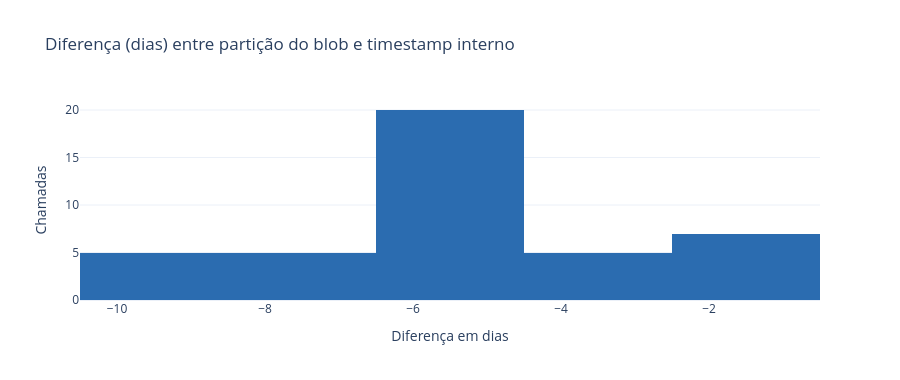

The cell this chart's notebook holds for it:
### Markdown cell above
## 4. Checagem cruzada: data da partição vs. `timestamp` interno do payload

Alguns blobs trazem um campo `timestamp` dentro do JSON (data/hora real do
processamento). Se existir, compare com `data_referencia` (data da pasta do
blob) para confirmar que o particionamento bate com o conteúdo real — uma
divergência grande indica atraso de pipeline ou blobs arquivados na pasta
errada.

### Code cell
if "timestamp" in df.columns:
    ts = pd.to_datetime(df["timestamp"], errors="coerce")
    diff_days = (df["data_referencia"] - ts.dt.normalize()).dt.days
    mismatch = diff_days[diff_days.abs() > 0]
    print(f"Registros com timestamp em dia diferente da partição: {len(mismatch)} de {len(df)}")
    if len(mismatch):
        display(df.loc[mismatch.index, ["call_id", "data_referencia", "timestamp"]].head(20))

    diff_days_valid = diff_days.dropna()
    if not diff_days_valid.empty:
        fig_ts = px.histogram(
            diff_days_valid,
            nbins=min(30, max(1, diff_days_valid.nunique())),
            title="Diferença (dias) entre partição do blob e timestamp interno",
            labels={"value": "Diferença em dias"},
            color_discrete_sequence=["#2b6cb0"],
        )
        fig_ts.update_layout(showlegend=False, template="plotly_white", height=380, yaxis_title="Chamadas")
        fig_ts.show()
else:
    print("Coluna 'timestamp' não encontrada no payload — checagem pulada.")

### Figure 1 — Plotly figure (JSON) as saved in the notebook; plotly's stock layout.template omitted (floating-point values rounded to 4 significant figures)
{"data": [{"bingroup": "x", "hovertemplate": "variable=0<br>Diferença em dias=%{x}<br>count=%{y}<extra></extra>", "legendgroup": "0", "marker": {"color": "#2b6cb0", "pattern": {"shape": ""}}, "name": "0", "nbinsx": 6, "orientation": "v", "showlegend": true, "type": "histogram", "x": [-9, -9, -9, -9, -9, -7, -7, -7, -7, -7, -6, -6, -6, -6, -6, -6, -6, -6, -6, -6, -5, -5, -5, -5, -5, -5, -5, -5, -5, -5, -4, -4, -4, -4, -4, -2, -2, -2, -2, -2, -2, -2], "xaxis": "x", "yaxis": "y"}], "layout": {"barmode": "relative", "height": 380, "legend": {"title": {"text": "variable"}, "tracegroupgap": 0}, "showlegend": false, "title": {"text": "Diferença (dias) entre partição do blob e timestamp interno"}, "xaxis": {"anchor": "y", "domain": [0, 1], "title": {"text": "Diferença em dias"}}, "yaxis": {"anchor": "x", "domain": [0, 1], "title": {"text": "Chamadas"}}}}
